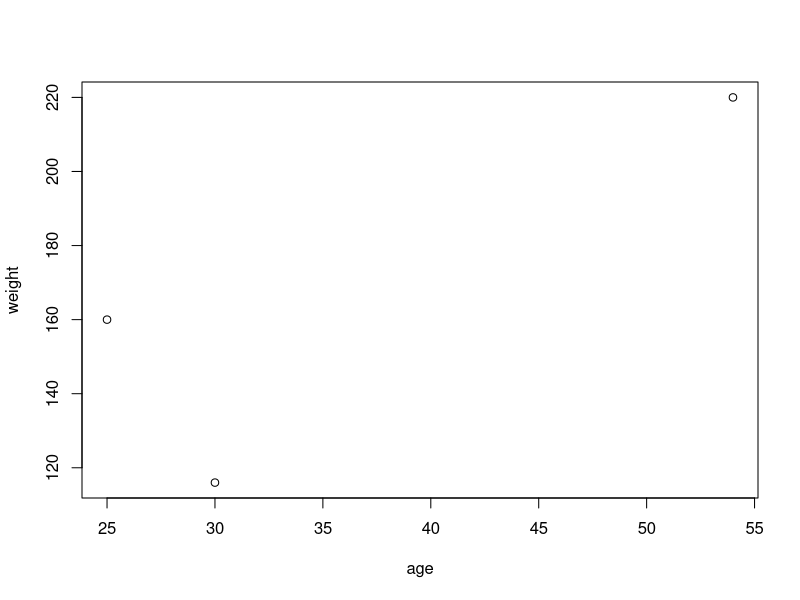

Here is the R script that generated this plot:
# create a data frame from scratch 
age <- c(25, 30, 54)
gender <- c("male", "female", "male")
weight <- c(160, 116, 220) 
mydata <- data.frame(age,gender,weight)
plot(x=age, y=weight)
mean(age)
mean(weight)
